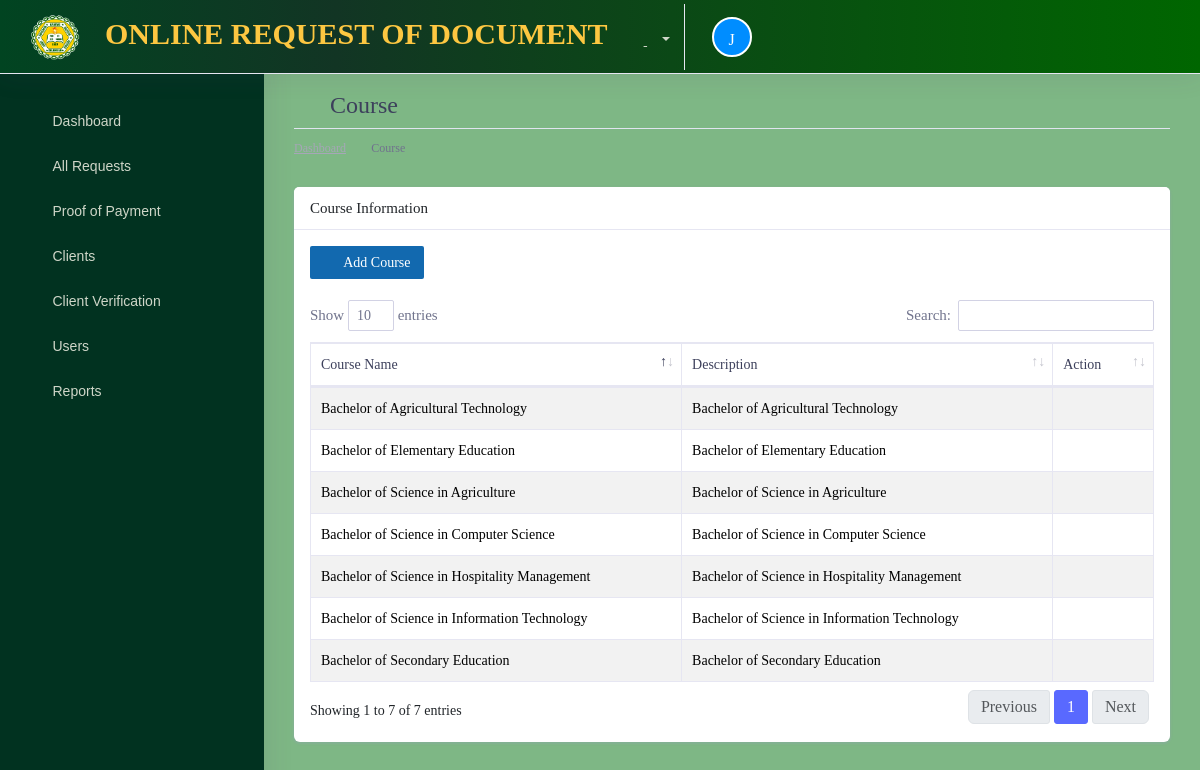
Page /admin/documents/course.php (signed in) on the committed database.
### tables this page shows
CREATE TABLE `tbl_course` (
  `course_id` int(11) NOT NULL,
  `course_name` varchar(255) NOT NULL,
  `course_decription` varchar(255) NOT NULL,
  `date_created` datetime NOT NULL DEFAULT current_timestamp()
);

### admin/init/model/class_model.php (called while the page is built, shortened)
<?php
	class class_model{
		public $host = db_host;
		public $user = db_user;
		public $pass = db_pass;
		public $dbname = db_name;
		public $conn;
		private function connect(){
			$this->conn = new mysqli($this->host, $this->user, $this->pass, $this->dbname);
		}
	    public function fetchAll_course(){
            $sql = "SELECT * FROM tbl_course";
				$stmt = $this->conn->prepare($sql);
				$stmt->execute();
				$result = $stmt->get_result();
		        $data = array();
		         while ($row = $result->fetch_assoc()) {
		                   $data[] = $row;
		            }
		         return $data;
		  }
	}
?>

### admin/documents/course.php (the view, shortened to what this page needs)
       <?php include('main_header/header.php');?>
         <?php include('left_sidebar/sidebar.php');?>
        <div class="dashboard-wrapper">
            <div class="container-fluid  dashboard-content">
                <div class="row">
                    <div class="col-xl-12 col-lg-12 col-md-12 col-sm-12 col-12">
                        <div class="page-header">
                             <h2 class="pageheader-title"><i class="fa fa-fw fa-certificate"></i> Course </h2>
                            <div class="page-breadcrumb">
                                <nav aria-label="breadcrumb">
                                    <ol class="breadcrumb">
                                        <li class="breadcrumb-item"><a href="#" class="breadcrumb-link">Dashboard</a></li>
                                        <li class="breadcrumb-item active" aria-current="page">Course</li>
                                    </ol>
                                </nav>
                            </div>
                        </div>
                    </div>
                </div>
                    <div class="row">
                        <div class="col-xl-12 col-lg-12 col-md-12 col-sm-12 col-12">
                            <div class="card">
                                <h5 class="card-header">Course Information</h5>
                                <div class="card-body">
                                    <div class="table-responsive">
                                        <a href="add-course.php" class="btn btn-sm" style="background-color:#1269AF !important; color:white"><i class="fa fa-fw fa-plus"></i> Add Course</a><br><br>
                                        <table class="table table-striped table-bordered first">
                                            <thead>
                                                <tr>
                                                    <th scope="col">Course Name</th>
                                                    <th scope="col">Description</th>
                                                    <th scope="col">Action</th>
                                                </tr>
                                            </thead>
                                            <tbody>
                                              <?php
                                                $conn = new class_model();
                                                $course = $conn->fetchAll_course();
                                               ?>
                                               <?php foreach ($course as $row) { ?>
                                                <tr>
                                                    <td><?= $row['course_name']; ?></td>
                                                    <td><?= $row['course_decription']; ?></td>
                                                    <td class="align-right">
                                                        <a href="edit-course.php?course=<?= $row['course_id']; ?>&course-name=<?php echo $row['course_name']; ?>" class="text-secondary font-weight-bold text-xs" data-toggle="tooltip" data-original-title="Edit user">
                                                          <i class="fa fa-edit"></i>
                                                        </a>
                                                      </td>
                                                </tr>
                                             <?php }?>
                                            </tbody>
                                        </table>
                                    </div>
                                </div>
                            </div>
                        </div>
                    </div>
            </div>
        </div>
    </div>
</body>
</html>

### rows in the picture
tbl_course: course_name "Bachelor of Agricultural Technology", course_decription "Bachelor of Agricultural Technology"
tbl_course: course_name "Bachelor of Science in Agriculture", course_decription "Bachelor of Science in Agriculture"
tbl_course: course_name "Bachelor of Secondary Education", course_decription "Bachelor of Secondary Education"
tbl_course: course_name "Bachelor of Science in Computer Science", course_decription "Bachelor of Science in Computer Science"
tbl_course: course_name "Bachelor of Elementary Education", course_decription "Bachelor of Elementary Education"
tbl_course: course_name "Bachelor of Science in Hospitality Management", course_decription "Bachelor of Science in Hospitality Management"
tbl_course: course_name "Bachelor of Science in Information Technology", course_decription "Bachelor of Science in Information Technology"
